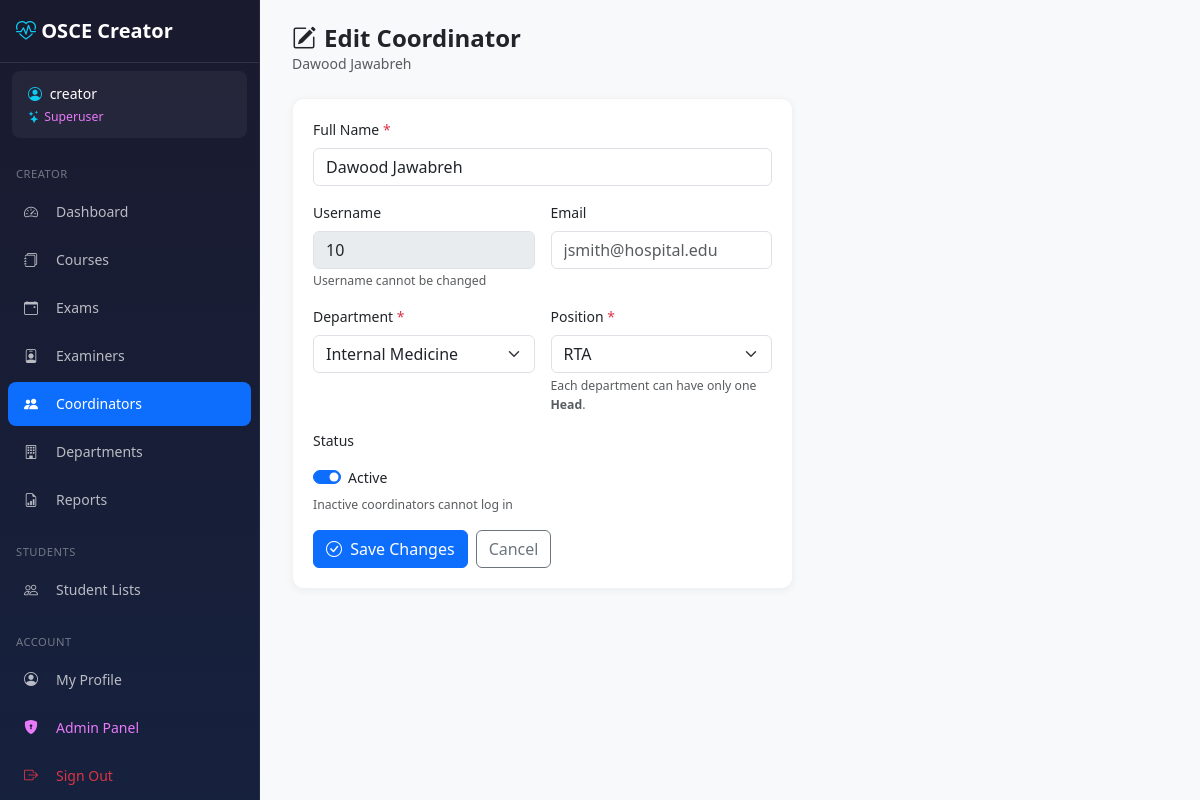
Page /creator/coordinators/29/edit/ (signed in) on the committed database.
### core/models/examiner.py (models this page shows, shortened)
class Examiner(AbstractBaseUser, PermissionsMixin, TimestampMixin):
    ROLE_EXAMINER    = 'examiner'
    ROLE_COORDINATOR = 'coordinator'
    ROLE_ADMIN       = 'admin'
    ROLE_CHOICES = [
        (ROLE_EXAMINER,    'Examiner'),
        (ROLE_COORDINATOR, 'Coordinator'),
        (ROLE_ADMIN,       'Admin'),
    ]
    POSITION_HEAD      = 'head'
    POSITION_RTA       = 'rta'
    POSITION_ORGANIZER = 'organizer'
    POSITION_CHOICES = [
        (POSITION_HEAD,      'Head'),
        (POSITION_RTA,       'RTA'),
        (POSITION_ORGANIZER, 'Organizer'),
    ]
    id = models.AutoField(primary_key=True)
    username = models.CharField(max_length=80, unique=True)
    email = models.EmailField(max_length=120, blank=True, default='')
    full_name = models.CharField(max_length=150)
    title = models.CharField(max_length=20, blank=True, default='')  # Dr., Prof.
    department = models.CharField(max_length=100, blank=True, default='')
    coordinator_department = models.ForeignKey(
        'core.Department',
        null=True, blank=True,
        on_delete=models.SET_NULL,
        related_name='coordinators',
        db_index=True,
    )
    coordinator_position = models.CharField(
        max_length=10,
        choices=POSITION_CHOICES,
        blank=True, default='',
    )
    role = models.CharField(max_length=20, choices=ROLE_CHOICES, default=ROLE_EXAMINER)
    is_active = models.BooleanField(default=True)
    is_staff = models.BooleanField(default=False)
    is_deleted = models.BooleanField(default=False)
    deleted_at = models.DateTimeField(null=True, blank=True)
    objects = ExaminerManager()
    USERNAME_FIELD = 'username'
    REQUIRED_FIELDS = ['full_name']
    class Meta:
        db_table = 'examiners'
        verbose_name = 'Examiner'
        verbose_name_plural = 'Examiners'
        constraints = [
            models.CheckConstraint(
                condition=models.Q(
                    models.Q(role='coordinator', _negated=True)
                ) | models.Q(coordinator_department__isnull=False),
                name='coordinator_must_have_department',
            ),
            models.CheckConstraint(
                condition=models.Q(
                    models.Q(role='coordinator', _negated=True)
                ) | ~models.Q(coordinator_position=''),
                name='coordinator_must_have_position',
            ),
            models.CheckConstraint(
                condition=models.Q(role='coordinator') | models.Q(
                    coordinator_department__isnull=True,
                    coordinator_position='',
                ),
                name='non_coordinator_no_dept_fields',
            ),
        ]
    @property
    def display_name(self):
        if self.title:
            return f"{self.title} {self.full_name}"
        return self.full_name

### core/models/department.py (models this page shows, shortened)
class Department(TimestampMixin):
    name = models.CharField(max_length=150, unique=True)
    class Meta:
        db_table = 'departments'
        ordering = ['name']
        verbose_name = 'Department'
        verbose_name_plural = 'Departments'

### creator/views/examiners.py (the view, shortened to what this page needs)
# urls.py: path('coordinators/<int:coordinator_id>/edit/', examiners.coordinator_edit, name='coordinator_edit'),
@login_required
def coordinator_edit(request, coordinator_id):
    if not (request.user.is_superuser or getattr(request.user, 'role', None) == 'admin'):
        messages.error(request, 'You do not have permission to edit coordinators.')
        return redirect('creator:coordinator_list')
    coordinator = get_object_or_404(Examiner, pk=coordinator_id, role='coordinator')
    departments = Department.objects.order_by('name')
    return render(request, 'creator/coordinators/edit.html', {
        'coordinator': coordinator,
        'departments': departments,
    })

### core/context_processors.py (called while the page is built)
def admin_token(request):
    if hasattr(request, 'user') and request.user.is_authenticated and request.user.is_staff:
        return {'ADMIN_TOKEN': settings.SECRET_ADMIN_URL}
    return {'ADMIN_TOKEN': ''}

### templates/creator/coordinators/edit.html (shortened to what this page needs)
{% extends 'creator/base_creator.html' %}
{% block content %}
<div class="page-header">
    <h1><i class="bi bi-pencil-square me-2"></i>Edit Coordinator</h1>
    <p class="text-muted mb-0">{{ coordinator.full_name }}</p>
</div>
<div class="row">
    <div class="col-lg-7">
        <div class="stat-card">
            <form method="POST">
                <div class="row g-3">
                    <div class="col-12">
                        <label class="form-label">Full Name <span class="text-danger">*</span></label>
                        <input type="text" class="form-control" name="full_name" required
                               value="{{ coordinator.full_name }}"
                               placeholder="Dr. Jane Smith">
                    </div>
                    <div class="col-md-6">
                        <label class="form-label">Username</label>
                        <input type="text" class="form-control" value="{{ coordinator.username }}" disabled>
                        <small class="text-muted">Username cannot be changed</small>
                    </div>
                    <div class="col-md-6">
                        <label class="form-label">Email</label>
                        <input type="email" class="form-control" name="email"
                               value="{{ coordinator.email }}"
                               placeholder="jsmith@hospital.edu">
                    </div>
                    <div class="col-md-6">
                        <label class="form-label">Department <span class="text-danger">*</span></label>
                        {% if departments %}
                        <select class="form-select" name="coordinator_department" required>
                            {% for dept in departments %}
                            <option value="{{ dept.id }}"
                                {% if coordinator.coordinator_department_id == dept.id %}selected{% endif %}>
                                {{ dept.name }}
                            </option>
                            {% endfor %}
                        </select>
                        {% else %}
                        <div class="alert alert-warning mb-0 py-2">
                            No active departments. <a href="{% url 'creator:department_create' %}">Create one first</a>.
                        </div>
                        {% endif %}
                    </div>
                    <div class="col-md-6">
                        <label class="form-label">Position <span class="text-danger">*</span></label>
                        <select class="form-select" name="coordinator_position" required>
                            <option value="rta"       {% if coordinator.coordinator_position == 'rta'       %}selected{% endif %}>RTA</option>
                        </select>
                        <div class="form-text">Each department can have only one <strong>Head</strong>.</div>
                    </div>
                    <div class="col-md-6">
                        <label class="form-label">Status</label>
                        <div class="form-check form-switch pt-2">
                            <input class="form-check-input" type="checkbox" id="is_active" name="is_active"
                                   {% if coordinator.is_active %}checked{% endif %}>
                            <label class="form-check-label" for="is_active">Active</label>
                        </div>
                        <small class="text-muted d-block mt-2">Inactive coordinators cannot log in</small>
                    </div>
                    <div class="col-12 d-flex gap-2">
                        <button type="submit" class="btn btn-primary">
                            <i class="bi bi-check-circle me-1"></i> Save Changes
                        </button>
                        <a href="{% url 'creator:coordinator_list' %}" class="btn btn-outline-secondary">Cancel</a>
                    </div>
                </div>
            </form>
        </div>
    </div>
</div>
{% endblock %}

### templates/creator/base_creator.html (shortened to what this page needs)
{% load static %}
<!DOCTYPE html>
<html lang="en">
<head>
    <link href="https://cdn.jsdelivr.net/npm/bootstrap@5.3.2/dist/css/bootstrap.min.css" rel="stylesheet">
    <link href="https://cdn.jsdelivr.net/npm/bootstrap-icons@1.11.1/font/bootstrap-icons.css" rel="stylesheet">
    <link href="{% static 'css/creator.css' %}" rel="stylesheet">
</head>
<body>
    <nav id="creatorSidebar"
         class="sidebar offcanvas-lg offcanvas-start"
         tabindex="-1"
         aria-labelledby="sidebarLabel">
        <div class="offcanvas-body d-flex flex-column p-0">
            <div class="brand d-none d-lg-block">
                <i class="bi bi-heart-pulse"></i> OSCE Creator
            </div>
            {% if user.is_authenticated %}
            <div class="user-info">
                <div><i class="bi bi-person-circle me-1"></i> <span class="user-name">{{ user.display_name|default:user.username }}</span></div>
                <small class="d-block mt-1">
                    {% if user.is_superuser %}
                    <span style="color:#e879f9;"><i class="bi bi-stars me-1"></i>Superuser</span>
                    {% elif user.role == 'admin' %}
                    <span style="color:#f0c040;"><i class="bi bi-shield-fill me-1"></i>Admin</span>
                    {% else %}
                    <span class="text-muted">Examiner</span>
                    {% endif %}
                </small>
            </div>
            {% endif %}
            <div class="nav-section">Creator</div>
            <ul class="nav flex-column">
                <li class="nav-item">
                    <a class="nav-link {% if '/creator/' in request.path and request.path == '/creator/' or request.path == '/creator' %}active{% endif %}"
                       href="{% url 'creator:dashboard' %}">
                        <i class="bi bi-speedometer2"></i> Dashboard
                    </a>
                </li>
                <li class="nav-item">
                    <a class="nav-link {% if '/creator/courses' in request.path %}active{% endif %}"
                       href="{% url 'creator:course_list' %}">
                        <i class="bi bi-journals"></i> Courses
                    </a>
                </li>
                <li class="nav-item">
                    <a class="nav-link {% if '/creator/exams' in request.path %}active{% endif %}"
                       href="{% url 'creator:exam_list' %}">
                        <i class="bi bi-calendar-event"></i> Exams
                    </a>
                </li>
                <li class="nav-item">
                    <a class="nav-link {% if '/creator/examiners' in request.path %}active{% endif %}"
                       href="{% url 'creator:examiner_list' %}">
                        <i class="bi bi-person-badge"></i> Examiners
                    </a>
                </li>
                {% if user.is_superuser or user.role == 'admin' %}
                <li class="nav-item">
                    <a class="nav-link {% if '/creator/coordinators' in request.path %}active{% endif %}"
                       href="{% url 'creator:coordinator_list' %}">
                        <i class="bi bi-people-fill"></i> Coordinators
                    </a>
                </li>
                <li class="nav-item">
                    <a class="nav-link {% if '/creator/departments' in request.path %}active{% endif %}"
                       href="{% url 'creator:department_list' %}">
                        <i class="bi bi-building"></i> Departments
                    </a>
                </li>
                {% endif %}
                <li class="nav-item">
                    <a class="nav-link {% if '/creator/reports' in request.path %}active{% endif %}"
                       href="{% url 'creator:reports_index' %}">
                        <i class="bi bi-file-earmark-bar-graph"></i> Reports
                    </a>
                </li>
            </ul>
            {% if perms.core.can_view_student_list %}
            <div class="nav-section">Students</div>
            <ul class="nav flex-column">
                <li class="nav-item">
                    <a class="nav-link {% if request.path == '/creator/students/' %}active{% endif %}" href="{% url 'creator:student_list' %}">
                        <i class="bi bi-people"></i> Student Lists
                    </a>
                </li>
            </ul>
            {% endif %}
            <div class="mt-auto">
                <div class="nav-section">Account</div>
                <ul class="nav flex-column mb-3">
                    <li class="nav-item">
                        <a class="nav-link {% if request.path == '/profile/' %}active{% endif %}" href="{% url 'profile' %}">
                            <i class="bi bi-person-circle"></i> My Profile
                        </a>
                    </li>
                    {% if user.is_staff %}
                    <li class="nav-item">
                        <form method="POST" action="{% url 'admin_gateway' %}" id="admin-gateway-form">
                            <button type="submit" class="nav-link w-100 text-start border-0 bg-transparent"
                                    style="color:#e879f9;">
                                <i class="bi bi-shield-lock-fill"></i> Admin Panel
                            </button>
                        </form>
                    </li>
                    {% endif %}
                    <li class="nav-item">
                        <a class="nav-link text-danger" href="{% url 'creator:logout' %}">
                            <i class="bi bi-box-arrow-right"></i> Sign Out
                        </a>
                    </li>
                </ul>
            </div>
        </div>
    </nav>
    <main class="main-content">
        <div class="toast-container position-fixed top-0 end-0 p-3" style="z-index: 9999;">
        </div>
        {% block content %}{% endblock %}
    </main>
</body>
</html>

### static/css/creator.css (style rules this page uses)
:root { --primary-color: #0d6efd; --sidebar-width: 260px; --sidebar-bg-start: #1a1a2e; --sidebar-bg-end: #16213e; --touch-target-min: 44px; --font-size-base: 14px; }
body { font-size: var(--font-size-base); overflow-x: hidden; }
.sidebar { background: linear-gradient(180deg, var(--sidebar-bg-start) 0%, var(--sidebar-bg-end) 100%); width: var(--sidebar-width); color: rgba(255,255,255,0.7); }
@media (min-width: 992px) { .sidebar { position: fixed; top: 0; left: 0; height: 100vh; z-index: 1030; border-right: 1px solid rgba(255,255,255,0.06); overflow-y: auto; } }
.sidebar .brand { color: white; font-size: 1.25rem; font-weight: 600; padding: 1rem; margin-bottom: 0.5rem; border-bottom: 1px solid rgba(255,255,255,0.1); }
.sidebar .brand i { color: #0dcaf0; }
.sidebar .user-info { background: rgba(255,255,255,0.05); padding: 0.75rem 1rem; border-radius: 0.5rem; margin: 0 0.75rem 0.5rem; color: rgba(255,255,255,0.8); font-size: 0.875rem; }
.sidebar .user-info .user-name { color: white; font-weight: 500; }
.sidebar .user-info i { color: #0dcaf0; }
.sidebar .nav-link { color: rgba(255,255,255,0.7); padding: 0.65rem 1rem; margin: 0.125rem 0.5rem; border-radius: 0.5rem; transition: all 0.2s; min-height: var(--touch-target-min); display: flex; align-items: center; }
.sidebar .nav-link.active { color: white; background: var(--primary-color); }
.sidebar .nav-link i { width: 24px; margin-right: 0.5rem; flex-shrink: 0; }
.sidebar .nav-section { color: rgba(255,255,255,0.4); font-size: 0.7rem; text-transform: uppercase; letter-spacing: 0.5px; padding: 1rem 1rem 0.3rem; margin-top: 0.25rem; }
.main-content { min-height: 100vh; background: #f8f9fa; padding: 1.25rem; }
@media (min-width: 992px) { .main-content { margin-left: var(--sidebar-width); padding: 1.5rem 2rem; } }
.stat-card { background: white; border-radius: 0.75rem; padding: 1.25rem; box-shadow: 0 2px 8px rgba(0,0,0,0.05); border: 1px solid rgba(0,0,0,0.05); height: 100%; }
.page-header { margin-bottom: 1.5rem; }
.page-header h1 { font-size: 1.5rem; font-weight: 600; margin-bottom: 0; }

### rows in the picture
Examiner: display_name "creator"
Examiner: full_name "Dawood Jawabreh", username "10", coordinator_department "Internal Medicine", coordinator_position "RTA", is_active "☑"
